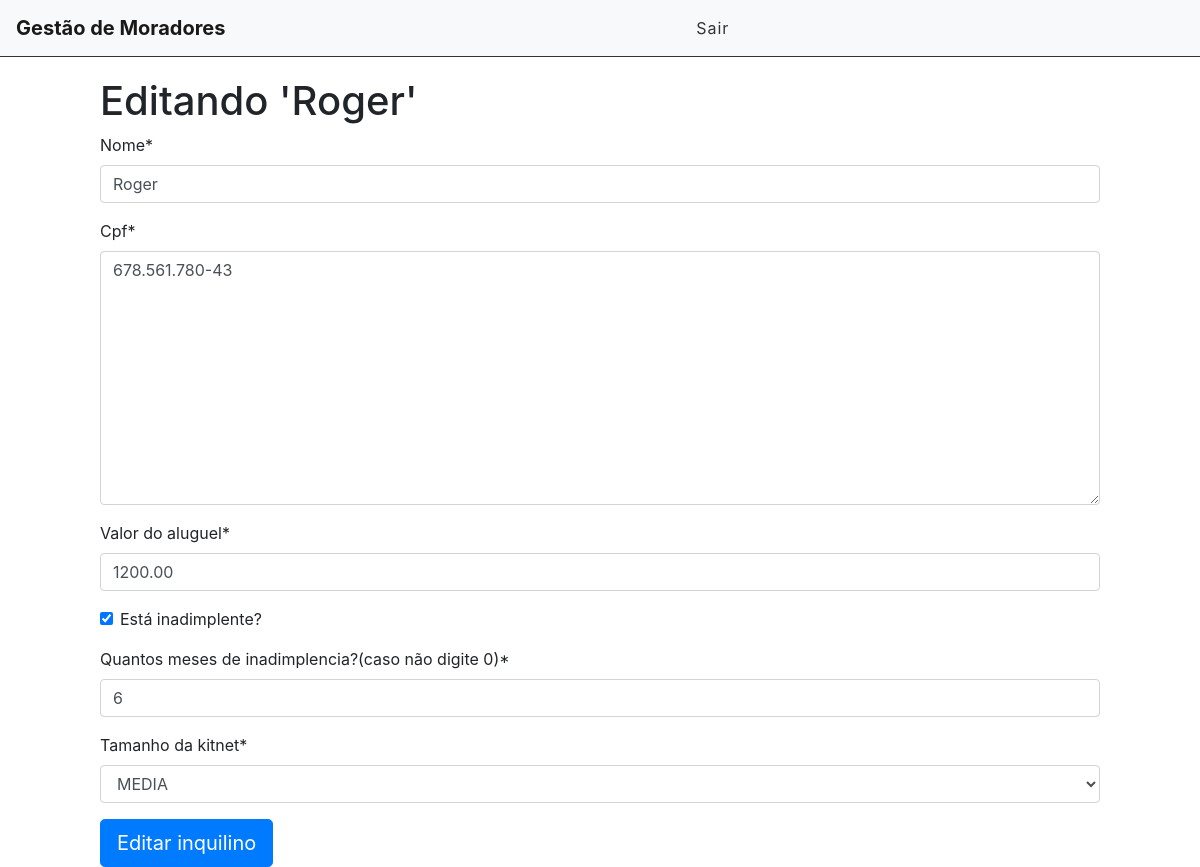
The app's page /editar/51 (signed in) with its own data.
### core/models.py (models this page shows, shortened)
class Registro(Model):
    STATUS = (
        ('doing', 'Doing'),
        ('done', 'Done'),
        ('total', 'Total')
    )
    KITNET = (
        ("P", "PEQUENA"),
        ("M", "MEDIA"),
        ("G", "GRANDE")
    )
    nome = models.CharField('Nome', max_length=100)
    cpf = CPFField('CPF')
    aluguel = models.DecimalField('Valor do aluguel', max_digits=12, decimal_places=2)
    tamanho = models.CharField('Tamanho da kitnet', max_length=1, choices=KITNET, blank=False, null=False)
    status = models.BooleanField('Está inadimplente?')
    atraso = models.DecimalField('Quantos meses de inadimplencia?(caso não digite 0)', max_digits=3, decimal_places=0)
    done = models.CharField(max_length=12, choices=STATUS)
    user = models.ForeignKey(get_user_model(), on_delete=models.CASCADE)

### core/views.py (the view)
# urls.py: path('editar/<int:id>', views.editar, name='editar'),
@login_required
def editar(request, id):
    inquilino = get_object_or_404(Registro, pk=id)
    form = TaskForm(instance=inquilino)
    if request.method == 'POST':
        form = TaskForm(request.POST, instance=inquilino)
        if form.is_valid():
            inquilino.save()
            return redirect('/')
        else:
            return render(request, 'editar.html', {'form': form, 'inquilino': inquilino})
    else:
        return render(request, 'editar.html', {'form': form, 'inquilino': inquilino})

### core/forms.py
class TaskForm(forms.ModelForm):
    class Meta:
        model = Registro
        fields = ('nome', 'cpf', 'aluguel', 'status', 'atraso', 'tamanho')

### core/templates/editar.html (shortened to what this page needs)
{% extends 'index.html' %}
{% load crispy_forms_tags %}
{% block content %}
    <div class="offset-1 col-10 list-div">
        <h1>Editando '{{inquilino.nome}}'</h1>
        <form method="POST">
            {{ form|crispy }}
            <input type="submit" class="btn btn-primary btn-lg" value="Editar inquilino">
        </form>
    </div>
{% endblock %}

### core/static/css/styles.css (style rules this page uses)
.list-div { padding: 0; }

### records on screen
Registro: nome "Roger", cpf "678.561.780-43", aluguel "1200.00", status "☑", atraso "6", tamanho "MEDIA"
